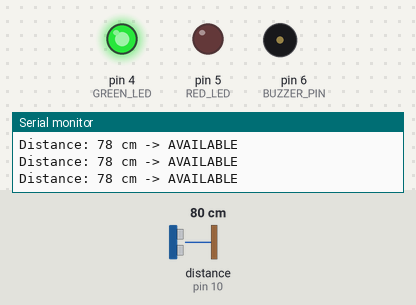
A sketch run on a simulated Arduino Uno, built with avr-gcc and run on an emulated ATmega328P. On the bench: output pins drawn as LEDs (lit = HIGH), buzzer (waves = sounding), the last lines printed to the serial monitor. Wiring (inferred from the names in the program): ultrasonic range finder: trigger pin 9; echo pin 10. The inputs (shaded band) are chosen by the test bench; at power-on: distance to the obstacle (sensor on pin 10) 80 cm. The echo pulse lasts 58.3 µs per cm; pins used as bus, display or sensor lines are not drawn.

Above: at 1.2 s.
1.3 s: distance to the obstacle (sensor on pin 10) set to 56 cm
2.8 s: distance to the obstacle (sensor on pin 10) set to 46 cm
At 4.1 s:
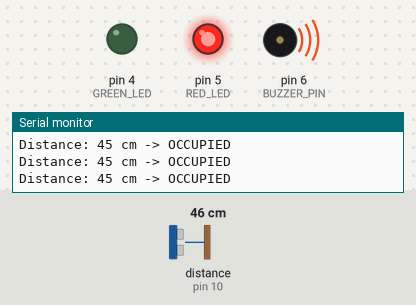
4.5 s: distance to the obstacle (sensor on pin 10) set to 60 cm
At 5.7 s:
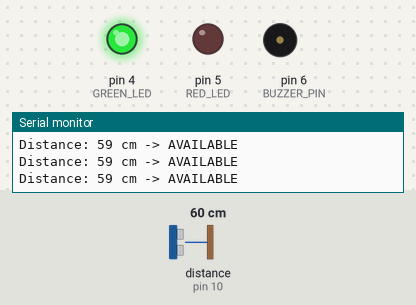
6.0 s: distance to the obstacle (sensor on pin 10) set to 2 cm
At 6.5 s:
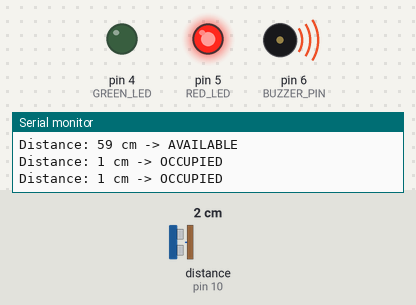
Timing chart, 0 to 8.5 s (numbered marks = the images above; inputs shaded):
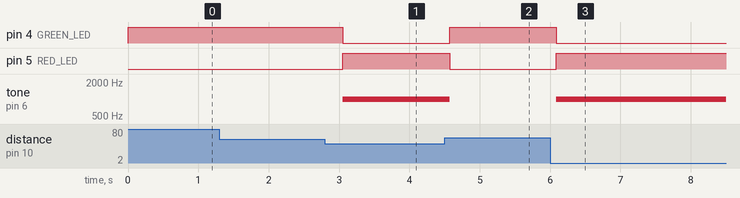

Measured:
- the behaviour switches between 52 and 51 cm on distance to the obstacle (sensor on pin 10) (found by bisection; images 0 and 1)
- after the input at 2.8 s, pin 4 (GREEN_LED): HIGH → LOW after 0.25 s; pin 5 (RED_LED): LOW → HIGH after 0.25 s; tone on pin 6 (BUZZER_PIN): silent → 1000 Hz after 0.25 s
- after the input at 4.5 s, pin 4 (GREEN_LED): LOW → HIGH after 0.07 s; pin 5 (RED_LED): HIGH → LOW after 0.07 s; tone on pin 6 (BUZZER_PIN): 1000 Hz → silent after 0.07 s
- after the input at 6.0 s, pin 4 (GREEN_LED): HIGH → LOW after 0.09 s; pin 5 (RED_LED): LOW → HIGH after 0.09 s; tone on pin 6 (BUZZER_PIN): silent → 1000 Hz after 0.09 s

The sketch:

q4_parking.ino
```cpp
/* Smart parking indicator for one parking space. */

// HC-SR04 sensor and parking indicators.
const int TRIG_PIN = 9;
const int ECHO_PIN = 10;
const int GREEN_LED = 4;
const int RED_LED = 5;
const int BUZZER_PIN = 6;

const int THRESHOLD_CM = 50;

void setup()
{
  pinMode(TRIG_PIN, OUTPUT);
  pinMode(ECHO_PIN, INPUT);
  pinMode(GREEN_LED, OUTPUT);
  pinMode(RED_LED, OUTPUT);
  pinMode(BUZZER_PIN, OUTPUT);

  Serial.begin(9600);
}

/* Measures the distance to the nearest object in centimetres. */
int readDistance()
{
  digitalWrite(TRIG_PIN, LOW);
  delayMicroseconds(2);
  digitalWrite(TRIG_PIN, HIGH);
  delayMicroseconds(10);
  digitalWrite(TRIG_PIN, LOW);

  long duration = pulseIn(ECHO_PIN, HIGH);

  return duration * 0.034 / 2;
}

void loop()
{
  int distance = readDistance();

  Serial.print("Distance: ");
  Serial.print(distance);

  // A zero reading means that the sensor received no echo.
  if (distance > 0 && distance <= THRESHOLD_CM) {
    digitalWrite(RED_LED, HIGH);
    digitalWrite(GREEN_LED, LOW);
    tone(BUZZER_PIN, 1000);
    Serial.println(" cm -> OCCUPIED");
  } else {
    digitalWrite(RED_LED, LOW);
    digitalWrite(GREEN_LED, HIGH);
    noTone(BUZZER_PIN);
    Serial.println(" cm -> AVAILABLE");
  }

  delay(300);
}
```
